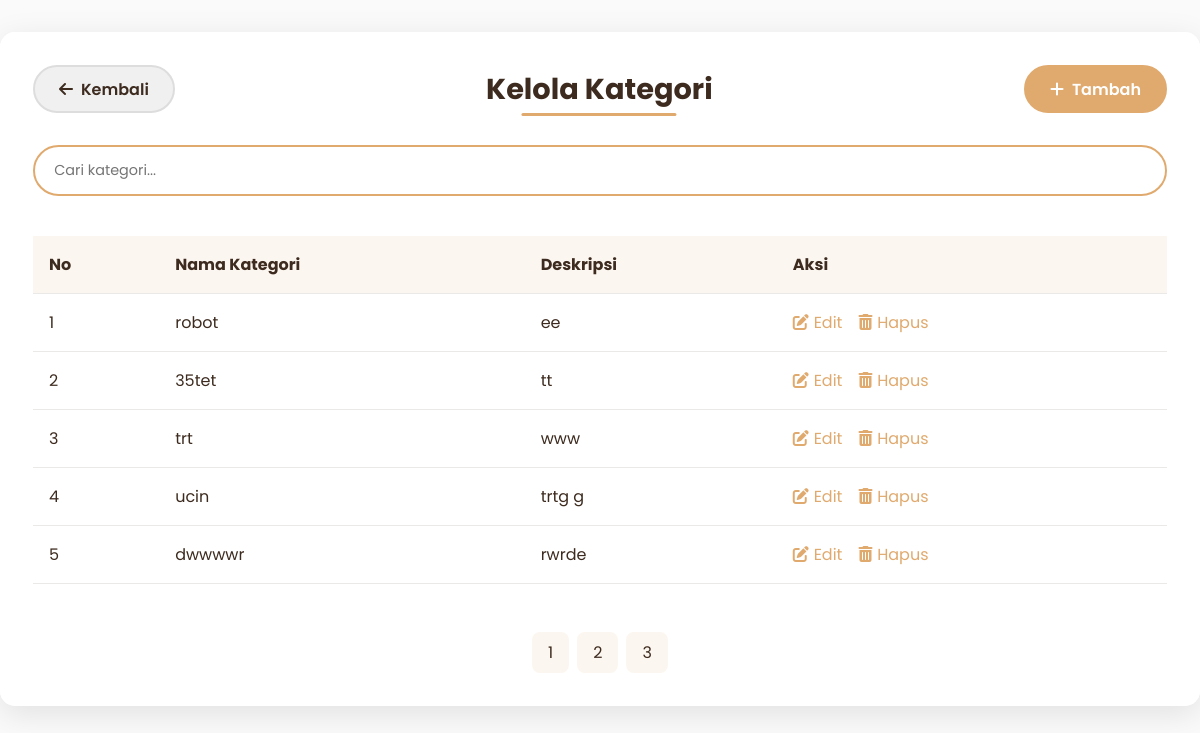
The page /admin/produk/kategori/kategori.php on the database its author committed.
### tables this page shows
CREATE TABLE `kategori` (
  `kategori_id` int(11) NOT NULL,
  `nama_kategori` varchar(100) NOT NULL,
  `deskripsi` text DEFAULT NULL
);

### admin/produk/kategori/kategori.php (the view, shortened to what this page needs)
<?php
$koneksi = new mysqli("localhost", "root", "", "kasir_reddra");
$results_per_page = 5;
$page = isset($_GET['page']) ? intval($_GET['page']) : 1;
$start_from = ($page - 1) * $results_per_page;
$sql = "SELECT * FROM kategori LIMIT $start_from, $results_per_page";
$result = $koneksi->query($sql);
$sql_total = "SELECT COUNT(kategori_id) AS total FROM kategori";
$result_total = $koneksi->query($sql_total);
$row_total = $result_total->fetch_assoc();
$total_pages = ceil($row_total["total"] / $results_per_page);
?>
<!DOCTYPE html>
<html>
<head>
    <link rel="stylesheet" href="https://cdnjs.cloudflare.com/ajax/libs/font-awesome/6.4.0/css/all.min.css">
</head>
<body>
    <div class="glass-panel">
        <div class="header">
            <div class="btn-group">
                <a href="../produk.php" class="btn btn-back">
                    <i class="fas fa-arrow-left"></i> Kembali
                </a>
            </div>
            <div class="title-wrapper">
                <h2 class="page-title">Kelola Kategori</h2>
            </div>
            <div class="btn-group">
                <a href="tambah_kategori.php" class="btn btn-primary">
                    <i class="fas fa-plus"></i> Tambah
                </a>
            </div>
        </div>
        <div class="search-box">
            <input type="text" class="search-input" placeholder="Cari kategori..." id="searchInput">
        </div>
        <div class="table-container">
            <table class="data-table">
                <thead>
                    <tr>
                        <th>No</th>
                        <th>Nama Kategori</th>
                        <th>Deskripsi</th>
                        <th>Aksi</th>
                    </tr>
                </thead>
                <tbody id="tableBody">
                    <?php if ($result && $result->num_rows > 0): ?>
                    <?php $no = 1 + ($page - 1) * $results_per_page; ?>
                    <?php while($row = $result->fetch_assoc()): ?>
                    <tr>
                        <td><?= $no++ ?></td>
                        <td><?= htmlspecialchars($row['nama_kategori']) ?></td>
                        <td><?= htmlspecialchars($row['deskripsi']) ?></td>
                        <td>
                            <div class="action-links">
                                <a href="edit_kategori.php?id=<?= $row['kategori_id'] ?>" class="action-link">
                                    <i class="fas fa-edit"></i> Edit
                                </a>
                                <a href="#" class="action-link delete-btn" data-id="<?= $row['kategori_id'] ?>">
                                    <i class="fas fa-trash-alt"></i> Hapus
                                </a>
                            </div>
                        </td>
                    </tr>
                    <?php endwhile; ?>
                    <?php else: ?>
                    <tr>
                        <td colspan="4" style="text-align: center; padding: 2rem;">Tidak ada data kategori</td>
                    </tr>
                    <?php endif; ?>
                </tbody>
            </table>
        </div>
        <?php if ($total_pages > 1 && $results_per_page): ?>
        <div class="pagination">
            <?php for ($i = 1; $i <= $total_pages; $i++): ?>
            <a href="?page=<?= $i ?>" class="page-item <?= $i == $page ? 'active' : '' ?>"><?= $i ?></a>
            <?php endfor; ?>
        </div>
        <?php endif; ?>
    </div>
</body>
</html>

### admin/produk/kategori/kategori.php (style rules this page uses)
* { margin: 0; padding: 0; box-sizing: border-box; font-family: 'Poppins', sans-serif; }
body { background: #fafafa; color: #3D2B1F; }
.glass-panel { background: rgba(255, 255, 255, 0.98); backdrop-filter: blur(15px); border: 1px solid rgba(255, 255, 255, 0.2); box-shadow: 0 8px 32px rgba(0, 0, 0, 0.1); border-radius: 15px; padding: 2rem; margin: 2rem auto; max-width: 1200px; }
.header { display: flex; justify-content: space-between; align-items: center; margin-bottom: 2rem; gap: 1rem; }
.title-wrapper { text-align: center; flex-grow: 1; }
.page-title { font-size: 1.8rem; color: #3D2B1F; position: relative; display: inline-block; padding: 0 1rem; transition: color 0.3s ease, text-shadow 0.3s ease; }
.page-title::after { content: ''; position: absolute; bottom: -5px; left: 50%; transform: translateX(-50%); width: 60%; height: 3px; background: #E0AA6E; border-radius: 2px; }
.btn-group { display: flex; gap: 1rem; align-items: center; }
.btn { padding: 0.6rem 1.5rem; border-radius: 30px; font-weight: 600; transition: all 0.3s ease; text-decoration: none; display: inline-flex; align-items: center; gap: 0.5rem; white-space: nowrap; }
.btn-back { background: #f0f0f0; color: #3D2B1F; border: 2px solid #ddd; }
.btn-primary { background: #E0AA6E; color: white; border: 2px solid #E0AA6E; }
.search-box { width: 100%; margin-bottom: 1.5rem; }
.search-input { width: 100%; padding: 0.8rem 1.2rem; border: 2px solid #E0AA6E; border-radius: 30px; font-size: 0.9rem; transition: all 0.3s ease; }
.table-container { overflow-x: auto; }
.data-table { width: 100%; border-collapse: collapse; margin: 1rem 0; }
.data-table th, .data-table td { padding: 1rem; text-align: left; border-bottom: 1px solid rgba(61, 43, 31, 0.1); }
.data-table th { background: rgba(224, 170, 110, 0.1); }
.action-links { display: flex; gap: 1rem; }
.action-link { color: #E0AA6E; transition: all 0.3s ease; text-decoration: none; display: inline-flex; align-items: center; gap: 0.3rem; }
.pagination { display: flex; justify-content: center; gap: 0.5rem; margin-top: 2rem; }
.page-item { padding: 0.5rem 1rem; border-radius: 8px; background: rgba(224, 170, 110, 0.1); color: #3D2B1F; text-decoration: none; }

### rows shown on the page
kategori: nama_kategori "robot", deskripsi "ee"
kategori: nama_kategori "35tet", deskripsi "tt"
kategori: nama_kategori "trt", deskripsi "www"
kategori: nama_kategori "ucin", deskripsi "trtg g"
kategori: nama_kategori "dwwwwr", deskripsi "rwrde"
